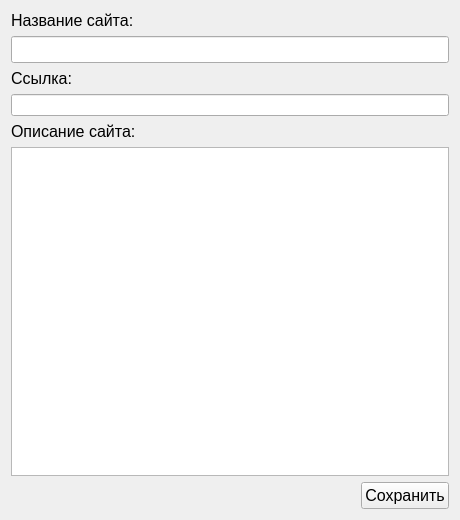
<?xml version="1.0" encoding="UTF-8"?>
<ui version="4.0">
 <class>TextWidget</class>
 <widget class="QWidget" name="TextWidget">
  <property name="geometry">
   <rect>
    <x>0</x>
    <y>0</y>
    <width>460</width>
    <height>520</height>
   </rect>
  </property>
  <property name="font">
   <font>
    <pointsize>12</pointsize>
   </font>
  </property>
  <property name="windowTitle">
   <string>Form</string>
  </property>
  <layout class="QVBoxLayout" name="verticalLayout">
   <item>
    <widget class="QLabel" name="label">
     <property name="text">
      <string>Название сайта:</string>
     </property>
    </widget>
   </item>
   <item>
    <widget class="QLineEdit" name="edtName"/>
   </item>
   <item>
    <widget class="QLabel" name="label_2">
     <property name="text">
      <string>Ссылка:</string>
     </property>
    </widget>
   </item>
   <item>
    <widget class="QLineEdit" name="edtLink">
     <property name="font">
      <font>
       <pointsize>9</pointsize>
      </font>
     </property>
    </widget>
   </item>
   <item>
    <widget class="QLabel" name="label_3">
     <property name="text">
      <string>Описание сайта:</string>
     </property>
    </widget>
   </item>
   <item>
    <widget class="QTextEdit" name="edtText"/>
   </item>
   <item>
    <layout class="QHBoxLayout" name="horizontalLayout">
     <item>
      <spacer name="horizontalSpacer">
       <property name="orientation">
        <enum>Qt::Horizontal</enum>
       </property>
       <property name="sizeHint" stdset="0">
        <size>
         <width>40</width>
         <height>20</height>
        </size>
       </property>
      </spacer>
     </item>
     <item>
      <widget class="QPushButton" name="bntOK">
       <property name="text">
        <string>Сохранить</string>
       </property>
      </widget>
     </item>
    </layout>
   </item>
  </layout>
 </widget>
 <resources/>
 <connections/>
</ui>
